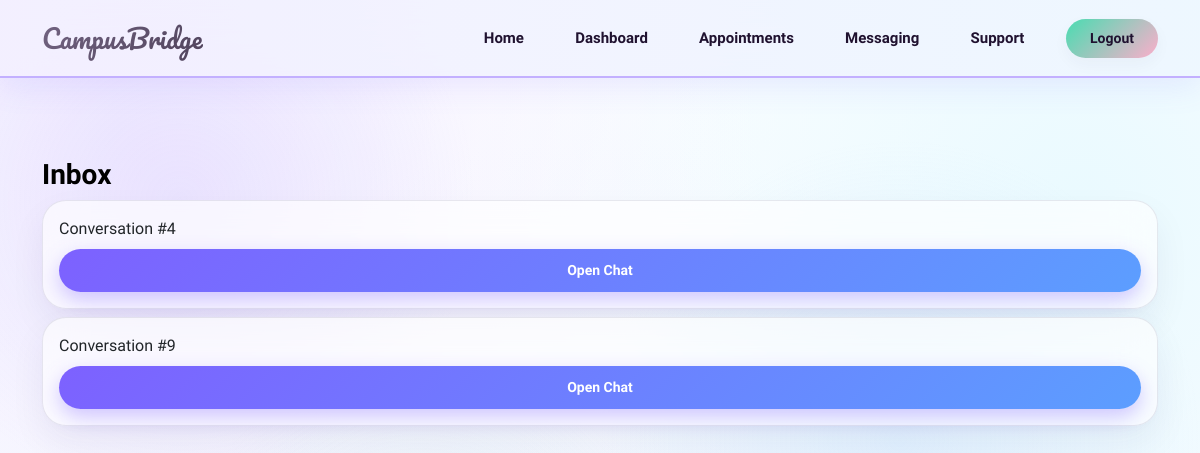
Before: /messaging/inbox/ (signed in) with the older database file.
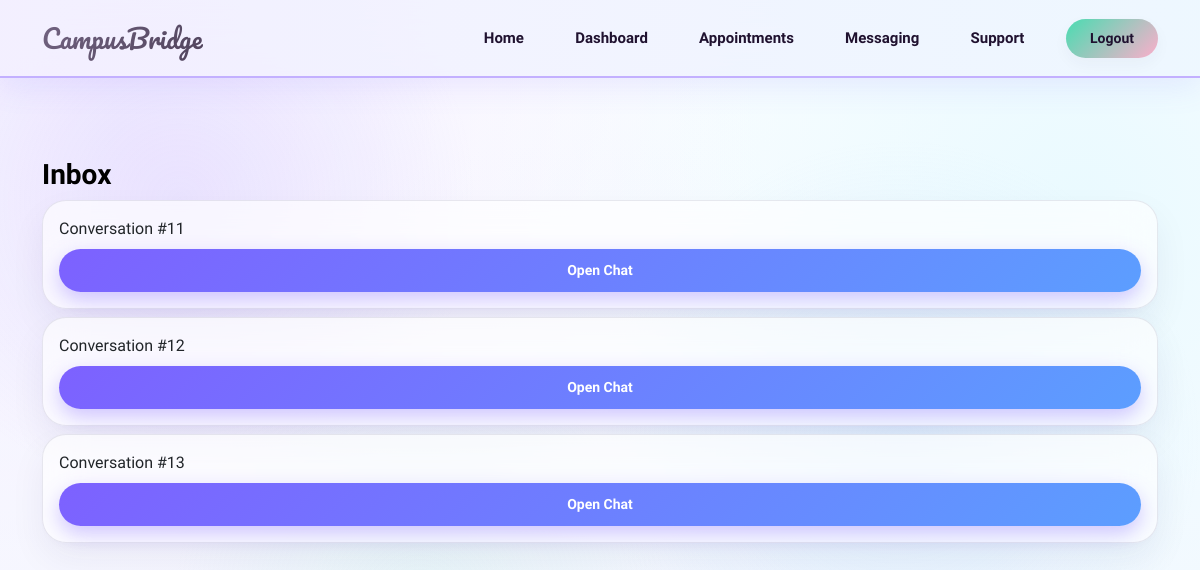
After: the same page with the newer database file.
### messaging/models.py (models this page shows, shortened)
class Conversation(models.Model):
    anonymous_profile = models.ForeignKey(
        "support.AnonymousProfile",
        on_delete=models.CASCADE,
        related_name="conversations"
    )
    counselor = models.ForeignKey(
        User,
        on_delete=models.CASCADE,
        related_name="counselor_conversations"
    )
    created_at = models.DateTimeField(auto_now_add=True)

### messaging/views.py (the view)
# urls.py: path("inbox/", views.counselor_inbox, name="counselor_inbox"),
@login_required
def counselor_inbox(request):
    conversations = Conversation.objects.filter(counselor=request.user)
    return render(request, "messaging/inbox.html", {
        "conversations": conversations
    })

### templates/messaging/inbox.html
{% extends 'base.html' %}
{% block content %}
<h3>Inbox</h3>
{% for c in conversations %}
    <div class="card p-3 mt-2">
        Conversation #{{ c.id }}
        <a href="{% url 'chat' c.id %}" class="btn btn-primary btn-sm mt-2">
            Open Chat
        </a>
    </div>
{% empty %}
    <p>No conversations yet</p>
{% endfor %}
{% endblock %}

Changed rows visible on the page:
removed Conversation: id "4"
removed Conversation: id "9"
added Conversation: id "11"
added Conversation: id "12"
added Conversation: id "13"
